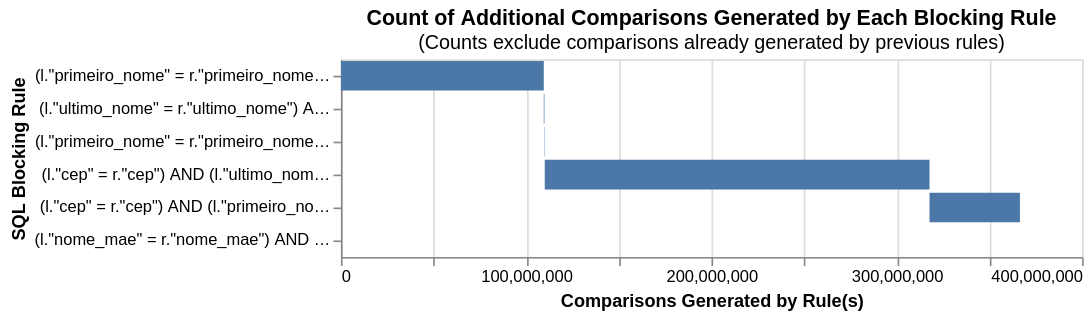

This figure's notebook cell:
### Markdown cell above
## Exploração pré-modelo

Profile Splink das colunas de linkage e análise de blocking (cumulativo + maiores blocos).

### Code cell
from splink import block_on
from splink.blocking_analysis import cumulative_comparisons_to_be_scored_from_blocking_rules_chart
from splink.exploratory import profile_columns
from splink.blocking_analysis import n_largest_blocks
# Blocking rules — colunas completas (sem substr)
blocking_rules = [
    block_on('primeiro_nome', 'ultimo_nome'),
    block_on('ultimo_nome', 'data_nascimento'),
    block_on('primeiro_nome', 'data_nascimento'),
    block_on('cep', 'ultimo_nome'),
    block_on('cep', 'primeiro_nome'),
    block_on('nome_mae', 'data_nascimento'),
]

profile_columns(
    con.execute(f'SELECT * FROM {analysis_table}').df(),
    db_api,
    column_expressions=[
        'primeiro_nome', 'ultimo_nome', 'nome_completo_phon',
        'cep', 'data_nascimento', 'idade',
    ],
)

cumulative_comparisons_to_be_scored_from_blocking_rules_chart(
    table_or_tables=analysis_table,
    blocking_rules=blocking_rules,
    db_api=db_api,
    link_type='dedupe_only',
)

### Figure 1 — Vega-Lite specification as saved in the notebook (floating-point values rounded to 4 significant figures)
{"config": {"view": {"continuousWidth": 300, "continuousHeight": 300}}, "data": {"name": "data-661338481f630cd1e54e74407d72ff91"}, "mark": "bar", "encoding": {"order": {"field": "cumulative_rows"}, "tooltip": [{"field": "blocking_rule", "title": "SQL Condition", "type": "nominal"}, {"field": "row_count", "format": ",", "title": "Comparisons Generated", "type": "quantitative"}, {"field": "cumulative_rows", "format": ",", "title": "Cumulative Comparisons", "type": "quantitative"}, {"field": "cartesian", "format": ",", "title": "Total comparisons in Cartesian product", "type": "quantitative"}], "x": {"field": "start", "title": "Comparisons Generated by Rule(s)", "type": "quantitative"}, "x2": {"field": "cumulative_rows"}, "y": {"field": "blocking_rule", "sort": ["-x2"], "title": "SQL Blocking Rule"}}, "height": {"step": 20}, "title": {"text": "Count of Additional Comparisons Generated by Each Blocking Rule", "subtitle": "(Counts exclude comparisons already generated by previous rules)"}, "width": 450, "$schema": "https://vega.github.io/schema/vega-lite/v5.9.3.json", "datasets": {"data-661338481f630cd1e54e74407d72ff91": [{"blocking_rule": "(l.\"primeiro_nome\" = r.\"primeiro_nome\") AND (l.\"ultimo_nome\" = r.\"ultimo_nome\")", "row_count": 109475790, "cumulative_rows": 109475790, "cartesian": 499999500000, "match_key": "0", "start": 0}, {"blocking_rule": "(l.\"ultimo_nome\" = r.\"ultimo_nome\") AND (l.\"data_nascimento\" = r.\"data_nascimento\")", "row_count": 350715, "cumulative_rows": 109826505, "cartesian": 499999500000, "match_key": "1", "start": 109475790}, {"blocking_rule": "(l.\"primeiro_nome\" = r.\"primeiro_nome\") AND (l.\"data_nascimento\" = r.\"data_nascimento\")", "row_count": 179185, "cumulative_rows": 110005690, "cartesian": 499999500000, "match_key": "2", "start": 109826505}, {"blocking_rule": "(l.\"cep\" = r.\"cep\") AND (l.\"ultimo_nome\" = r.\"ultimo_nome\")", "row_count": 207662593, "cumulative_rows": 317668283, "cartesian": 499999500000, "match_key": "3", "start": 110005690}, {"blocking_rule": "(l.\"cep\" = r.\"cep\") AND (l.\"primeiro_nome\" = r.\"primeiro_nome\")", "row_count": 48803852, "cumulative_rows": 366472135, "cartesian": 499999500000, "match_key": "4", "start": 317668283}, {"blocking_rule": "(l.\"nome_mae\" = r.\"nome_mae\") AND (l.\"data_nascimento\" = r.\"data_nascimento\")", "row_count": 501, "cumulative_rows": 366472636, "cartesian": 499999500000, "match_key": "5", "start": 366472135}]}}
